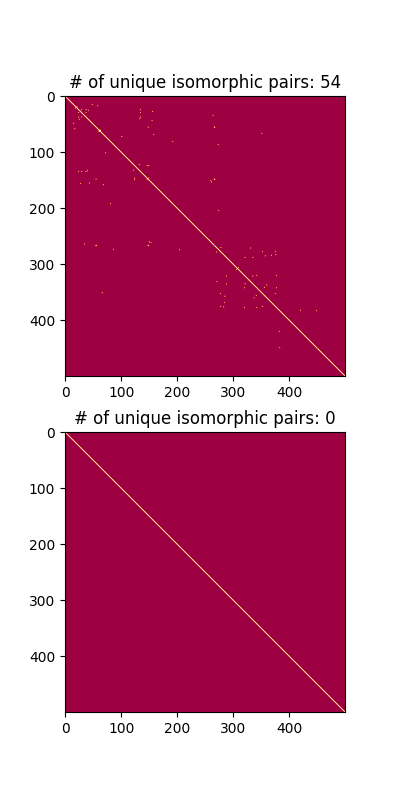

Generate this figure with Python:
from __future__ import annotations

import glob
import os.path
from collections import defaultdict

import matplotlib.pyplot as plt
import pandas as pd
import tqdm
from loguru import logger
from pandas._typing import FilePath

from crystalgraph import LQG, UQG
from crystalgraph.utils import json_dump
from crystalgraph.utils import json_load

"""
check pairwise isomorphism
"""


def get_qg_dicts(lqg_json_folder: FilePath):
    lqg_dict = dict()
    uqg_dict = dict()
    for jf in sorted(glob.glob(f"{lqg_json_folder}/*.json")):
        d = json_load(jf)
        lqg = LQG.from_dict(d)
        assert set(lqg.symbols.values()) == {'Si1 O4'}
        lqg_id = os.path.basename(jf)
        uqg = lqg.to_uqg()
        lqg_dict[lqg_id] = lqg
        uqg_dict[lqg_id] = uqg
    return lqg_dict, uqg_dict


def check_pairwise_isomorphism(qg_dict: dict[str, LQG | UQG], output: FilePath):
    eq_table = defaultdict(dict)
    n_eq = 0
    qg_dict_items = list(qg_dict.items())
    for i, (qg_id1, qg1) in tqdm.tqdm(list(enumerate(qg_dict_items))):
        for j, (qg_id2, qg2) in enumerate(qg_dict_items):
            if i > j: continue
            if i == j or qg1 == qg2:
                eq_table[qg_id1][qg_id2] = True
                eq_table[qg_id2][qg_id1] = True
                if i != j:
                    n_eq += 1
                    logger.warning(f"eq found! so far: {n_eq}")
            else:
                eq_table[qg_id1][qg_id2] = False
                eq_table[qg_id2][qg_id1] = False
    json_dump(eq_table, output)
    return eq_table


def ax_matrix(table_json: FilePath, ax: plt.Axes):
    df = pd.DataFrame(json_load(table_json))
    mat = df.values.astype(dtype=int)
    n_eq = int((df.sum(0).sum() - len(df)) / 2)
    ax.imshow(mat, cmap="Spectral", origin="lower")
    ax.set_title(f"# of unique isomorphic pairs: {n_eq}")


if __name__ == '__main__':
    l_dict, u_dict = get_qg_dicts("lqg_bu_json")
    check_pairwise_isomorphism(l_dict, "eq_table_lqg_bu.json")
    check_pairwise_isomorphism(u_dict, "eq_table_uqg_bu.json")

    fig, (ax1, ax2) = plt.subplots(nrows=2, ncols=1, figsize=(4, 8))
    ax_matrix("eq_table_uqg_bu.json", ax1)
    ax_matrix("eq_table_lqg_bu.json", ax2)
    fig.savefig("iso_check.png")
